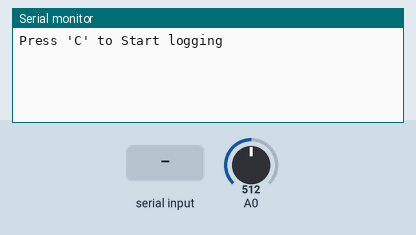
This sketch was run on a simulated Arduino Uno, built with avr-gcc and run on an emulated ATmega328P. Parts: the last lines printed to the serial monitor. The test bench sets the inputs (shaded band); at power-on: A0 = 512.

Above: at 1.2 s.
1.3 s: "C" received over Serial
At 2.3 s:
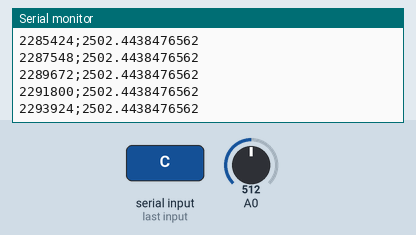
2.8 s: A0 set to 716
At 3.6 s:
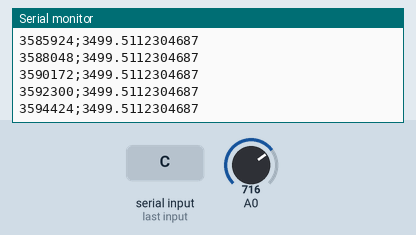
4.3 s: "1" received over Serial
5.8 s: A0 set to 900
At 6.5 s:
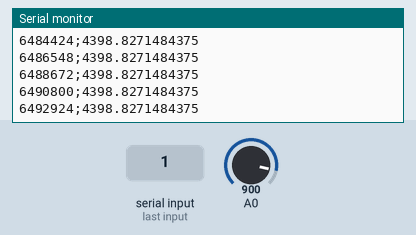
Timing chart, 0 to 6.6 s (numbered marks = the images above; inputs shaded):
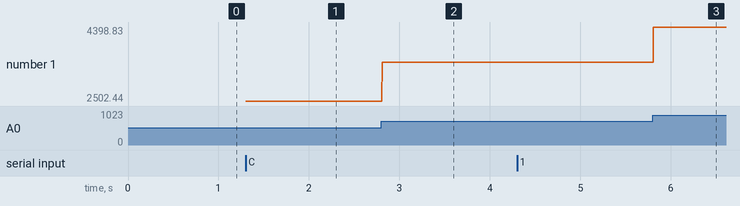

The sketch:

KstArduino.pde
```cpp
extern volatile unsigned long timer0_overflow_count;
float fanalog0;
int analog0;
unsigned long tiempo;
byte serialByte;

void setup() {

   Serial.begin(115200);
   Serial.println("Press 'C' to Start logging");
}

void loop()
{

  while (Serial.available()>0){
    serialByte=Serial.read();
    if (serialByte=='C'){
	while(1){
	  analog0=analogRead(0);
	  // Convierto a milivoltios
	  fanalog0=(analog0)*(5000.0/1023);
	  // Recojo ticks del timer0 => 1 tick cada 4 us (usado en millis )
	  tiempo=(timer0_overflow_count << 8) + TCNT0;
	  // Convierto a us
	  tiempo=tiempo*4;
	  //Lo envio para simular archivo tipo *.csv
	  Serial.print(tiempo);
	  Serial.print(';',BYTE);
	  Serial.println(fanalog0,DEC);
	  if (Serial.available()>0){
	    serialByte=Serial.read();
	    if (serialByte=='F')  break;
	  }
	}
    }
  }
}
```

Measured:
- after the input at 1.3 s, the serial monitor: prints a new line at once (image 1)
